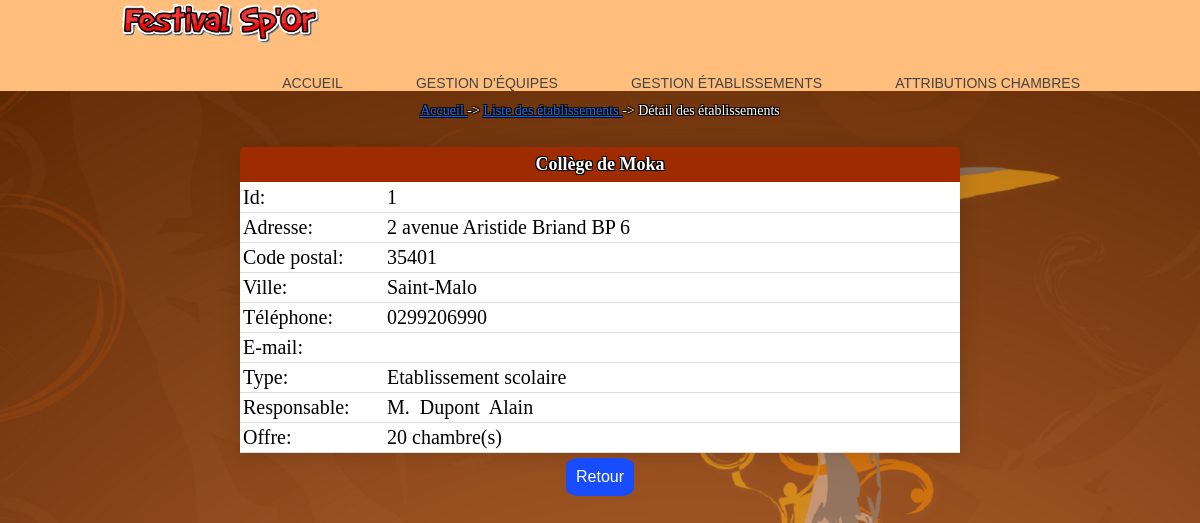
The app's page /detailEtablissement.php?id=1 with its own data.
### tables this page shows
create table Etablissement 
(
	id char(8) not null, 
	nom varchar(45) not null,
	adresseRue varchar(45) not null, 
	codePostal char(5) not null, 
	ville varchar(35) not null,
	tel varchar(13) not null,
	adresseElectronique varchar(70), 
	type integer(1) not null,
	civiliteResponsable varchar(12) not null,
	nomResponsable varchar(25) not null,
	prenomResponsable varchar(25),
	nombreChambresOffertes integer,
	constraint pk_Etablissement primary key(id)
);

### _gestionBase.inc.php (called while the page is built, shortened)
<?php
   $hote="localhost";
   $login="root";
   $mdp="";
   try{
      $connexion = new PDO("mysql:host=$hote;dbname=festival", $login, $mdp);
      $connexion->exec("set names utf8");
      return $connexion;
   }
   catch(PDOException $e){
      echo "Erreur :" . $e->getMessage();
      die();
   }
function obtenirDetailEtablissement($connexion, $id)
{
   $req="SELECT * from Etablissement where id='$id'";
   $rsEtab=$connexion->query($req);
   return $rsEtab->fetchAll();
}
?>

### detailEtablissement.php (the view, shortened to what this page needs)
<?php
include("_debut.inc.php");
include("_gestionBase.inc.php");
echo "<br><p class='textArianne' align='center'><a href = 'index.php'> Accueil </a> -> <a href = 'listeEtablissements.php'>
Liste des établissements </a> -> Détail des établissements</p><br>";
$id=$_REQUEST['id'];
$lgEtab=obtenirDetailEtablissement($connexion, $id);
foreach ($lgEtab as $row) {
   $nom=$row['nom'];
   $adresseRue=$row['adresseRue'];
   $codePostal=$row['codePostal'];
   $ville=$row['ville'];
   $tel=$row['tel'];
   $adresseElectronique=$row['adresseElectronique'];
   $type=$row['type'];
   $civiliteResponsable=$row['civiliteResponsable'];
   $nomResponsable=$row['nomResponsable'];
   $prenomResponsable=$row['prenomResponsable'];
   $nombreChambresOffertes=$row['nombreChambresOffertes'];
   echo "
   <table width='60%' cellspacing='0' cellpadding='0' align='center'
   class='content-table'>
      <thead>
      <tr>
         <th colspan='3'>$nom</th>
      </tr>
      </thead>
      <tr>
         <td  width='20%'> Id: </td>
         <td>$id</td>
      </tr>
      <tr>
         <td> Adresse: </td>
         <td>$adresseRue</td>
      </tr>
      <tr>
         <td> Code postal: </td>
         <td>$codePostal</td>
      </tr>
      <tr>
         <td> Ville: </td>
         <td>$ville</td>
      </tr>
      <tr>
         <td> Téléphone: </td>
         <td>$tel</td>
      </tr>
      <tr>
         <td> E-mail: </td>
         <td>$adresseElectronique</td>
      </tr>
      <tr>
         <td> Type: </td>";
         if ($type==1)
         {
            echo "<td> Etablissement scolaire </td>";
         }
         else
         {
            echo "<td> Autre établissement </td>";
         }
      echo "
      </tr>
      <tr>
         <td> Responsable: </td>
         <td>$civiliteResponsable&nbsp; $nomResponsable&nbsp; $prenomResponsable
         </td>
      </tr>
      <tr>
         <td> Offre: </td>
         <td>$nombreChambresOffertes&nbsp;chambre(s)</td>
      </tr>
   </table>
   <table align='center'>
      <tr>
         <td align='center'><a class='buttonRetour' href='listeEtablissements.php'>Retour</a>
         </td>
      </tr>
   </table>";
}
?>

### css/cssGeneral.css (style rules this page uses)
.buttonRetour { background-color: #184cff; border: none; color: rgb(255, 255, 255); padding: 10px; text-align: center; text-decoration: none; display: inline-block; font-size: 16px; margin: 4px 2px; border-radius: 20%; }
.basePage { color:black; font:11px Arial, Helvetica, sans-serif; }
.textArianne { color:#FFFFFF; font:14px Georgia, "Times New Roman", Times, serif; text-shadow: -1px -1px 0 #000, 1px -1px 0 #000, -1px 1px 0 #000, 1px 1px 0 #000; }
td,tr { text-align: left; font:11px Arial, Helvetica, sans-serif; }
.content-table { border-radius: 5px 5px 0 0; overflow: hidden; box-shadow: 0 0 20px rgba(0, 0, 0, 0.15); }
.content-table thead tr { height:35px; font:18px Georgia, "Times New Roman", Times, serif; text-shadow: -1px -1px 0 #000, 1px -1px 0 #000, -1px 1px 0 #000, 1px 1px 0 #000; text-align:center; background-color: #9F2B00; color: #ffffff; }
.content-table td { background-color:#ffffff; height:30px; text-align:left; color:#000; font:20px Georgia, "Times New Roman", Times, serif; padding-left:3px; }
.content-table tbody tr { border-bottom: 1px solid #dddddd; }
.content-table tbody tr:nth-of-type(even) { background-color: #000; }

### css/fond.css (style rules this page uses)
body { background-image: url("../images/fond4.PNG"); background-size: cover; background-repeat: no-repeat; background-attachment: fixed; }

### records on screen
etablissement: nom "Collège de Moka", adresseRue "2 avenue Aristide Briand BP 6", codePostal "35401", ville "Saint-Malo", tel "0299206990", type "Etablissement scolaire", civiliteResponsable "M.", nomResponsable "Dupont", prenomResponsable "Alain", nombreChambresOffertes "20"
